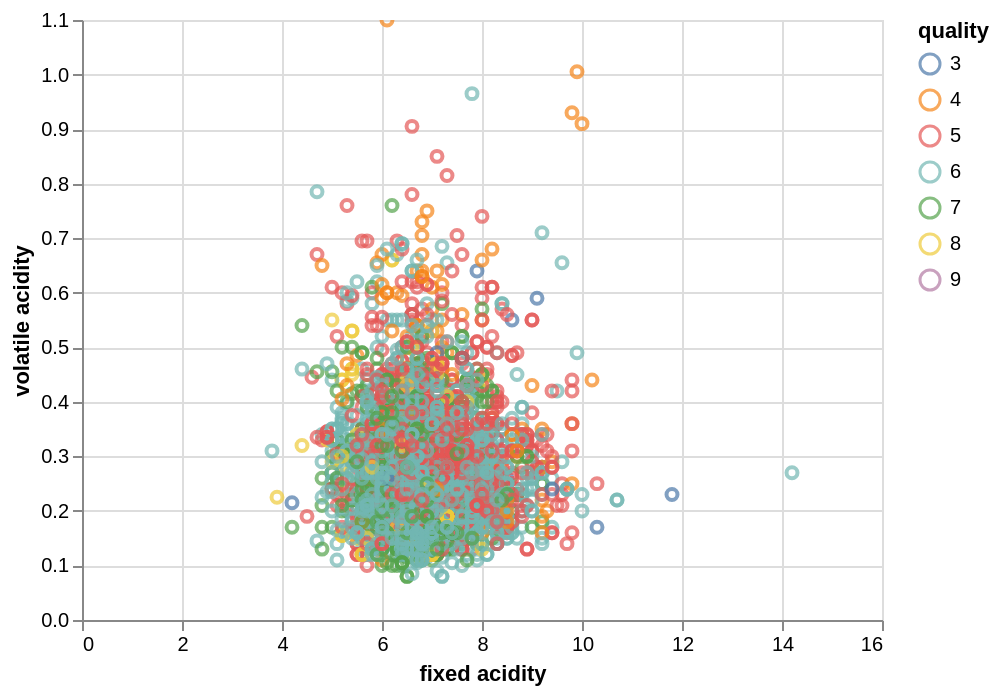

Write notebook code for a chart like this one.
### Code cell
# Create initial feature visualization
initial_viz = analyzer.plot_initial_features()
display(initial_viz)

### Figure 1 — Vega-Lite specification as saved in the notebook (floating-point values rounded to 4 significant figures; data arrays with more than 128 entries replaced by an {"elided": "..."} marker saying what was removed)
{"config": {"view": {"continuousWidth": 400, "continuousHeight": 300}}, "data": {"name": "data-d27fab7ce8d52fc106bebbf82c949e24"}, "mark": "point", "encoding": {"color": {"type": "nominal", "field": "quality"}, "tooltip": [{"type": "quantitative", "field": "quality"}], "x": {"type": "quantitative", "field": "fixed acidity"}, "y": {"type": "quantitative", "field": "volatile acidity"}}, "selection": {"selector018": {"type": "interval", "bind": "scales", "encodings": ["x", "y"]}}, "$schema": "https://vega.github.io/schema/vega-lite/v4.8.1.json", "datasets": {"data-d27fab7ce8d52fc106bebbf82c949e24": {"elided": "4898 records"}}}
